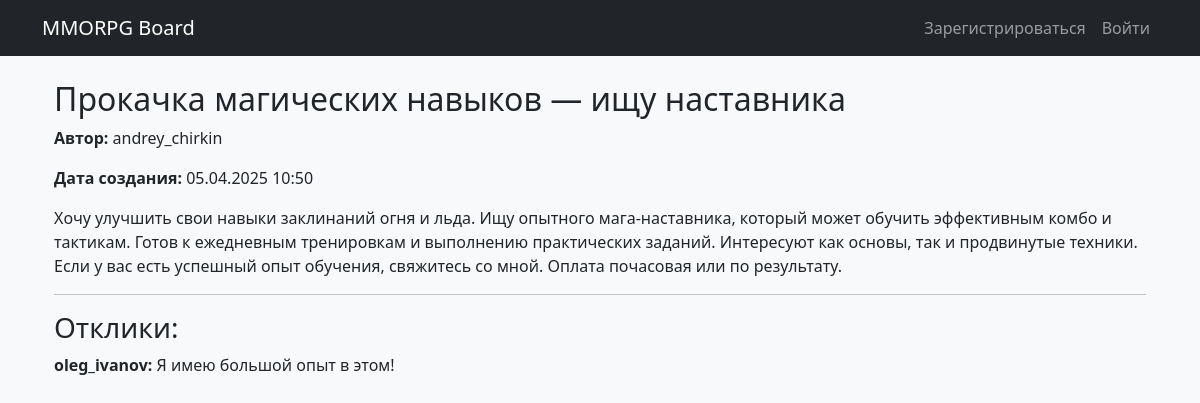
The app's page /post/59/ with its own data.
### board/models.py (models this page shows, shortened)
class Post(models.Model):
    author = models.ForeignKey(User, on_delete=models.CASCADE)
    category = models.ForeignKey(Category, on_delete=models.PROTECT)
    title = models.CharField(max_length=200)
    content = RichTextUploadingField()  # Используем CKEditor с загрузкой
    created_at = models.DateTimeField(auto_now_add=True)

class Reply(models.Model):
    post = models.ForeignKey(Post, on_delete=models.CASCADE, related_name='replies')
    author = models.ForeignKey(User, on_delete=models.CASCADE)
    content = models.TextField(verbose_name="Текст отклика")
    created_at = models.DateTimeField(auto_now_add=True)
    accepted = models.BooleanField(default=False, verbose_name="Принят")

### board/views.py (the view)
# urls.py: path('post/<int:post_id>/', post_detail_view, name='post_detail'),
def post_detail_view(request, post_id):
    try:
        post = get_object_or_404(Post, id=post_id)
        accepted_replies = post.replies.filter(accepted=True)
        if request.method == 'POST':
            if request.user == post.author:
                messages.error(request, "Вы не можете оставить отклик на свое собственное объявление.")
                return redirect('post_detail', post_id=post_id)
            form = ReplyForm(request.POST)
            if form.is_valid():
                reply = form.save(commit=False)
                reply.author = request.user
                reply.post = post
                reply.save()
                send_mail(
                    subject='Новый отклик на ваше объявление',
                    message=f'На ваше объявление "{post.title}" поступил отклик от {request.user.username}: {reply.content}',
                    from_email=settings.DEFAULT_FROM_EMAIL,
                    recipient_list=[post.author.email],
                    fail_silently=False,
                )
                messages.success(request, "Ваш отклик успешно отправлен!")
                return redirect('post_detail', post_id=post_id)
        else:
            form = ReplyForm()
        return render(request, 'board/post_detail.html', {
            'post': post,
            'form': form,
            'replies': accepted_replies,
        })
    except Exception as e:
        print(f"Ошибка: {e}")
        return render(request, 'board/error.html', {'message': str(e)})

### board/templates/board/post_detail.html (shortened to what this page needs)
{% extends "base.html" %}
{% block content %}
<div class="container mt-4">
    <h2>{{ post.title }}</h2>
    <p><strong>Автор:</strong> {{ post.author.username }}</p>
    <p><strong>Дата создания:</strong> {{ post.created_at|date:"d.m.Y H:i" }}</p>
    <div class="mt-3">
        {{ post.content|safe }}
    </div>
    {% if replies %}
        <hr>
        <h3>Отклики:</h3>
        {% for reply in replies %}
            <p><strong>{{ reply.author.username }}:</strong> {{ reply.content }}</p>
        {% empty %}
            <p>Пока нет принятых откликов.</p>
        {% endfor %}
    {% endif %}
</div>
{% endblock %}

### records on screen
Post: title "Прокачка магических навыков — ищу наставника", author.username "andrey_chirkin", created_at "05.04.2025 10:50", content "Хочу улучшить свои навыки заклинаний огня и льда. Ищу опытного мага-наставника, который может обучить эффективным комбо и тактикам. Готов к ежедневным тренировкам и выполнению практических заданий. Интересуют как основы, так и продвинутые техники. Если у вас есть успешный опыт обучения, свяжитесь со мной. Оплата почасовая или по результату."
Reply: author.username "oleg_ivanov", content "Я имею большой опыт в этом!"
